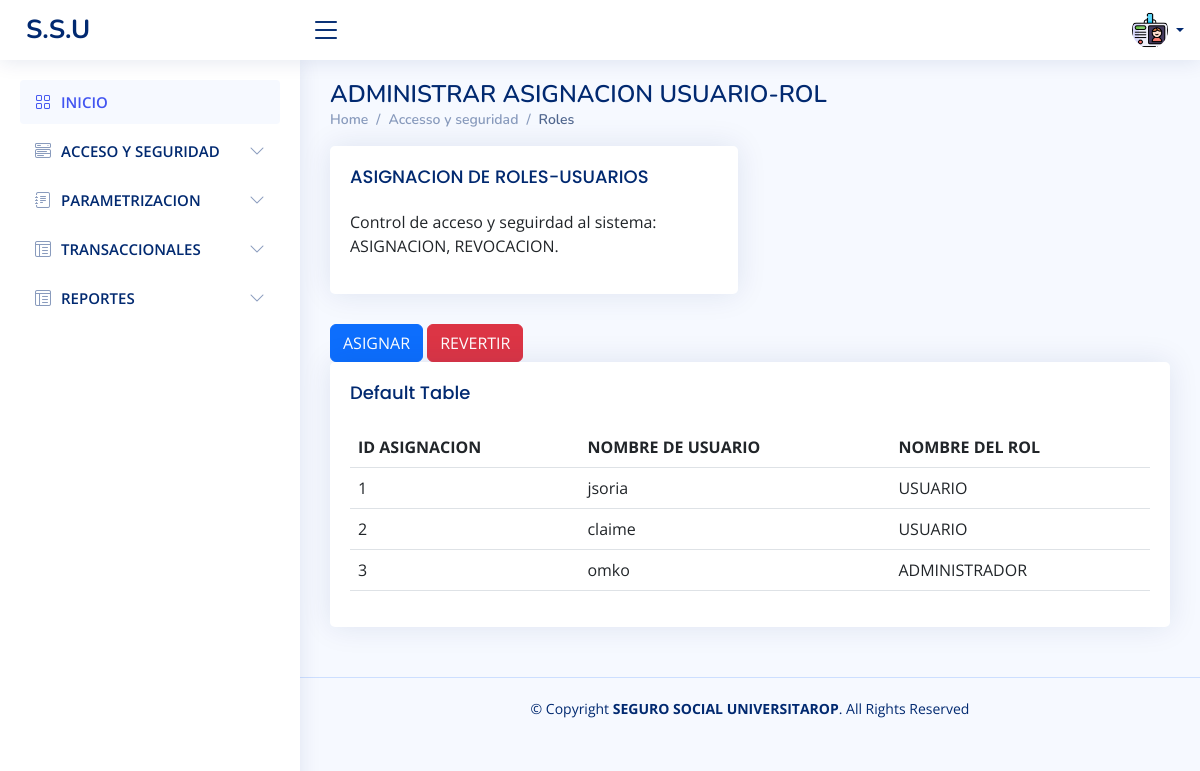
Screenshot of /CapaPresentacion/asignacion.php (signed in) with the database file from the repository.
### tables this page shows
CREATE TABLE `tasignacion` (
  `id_asignacion` int(11) NOT NULL,
  `id_usuario` int(11) DEFAULT NULL,
  `id_rol` int(11) DEFAULT NULL,
  `fecha_asignacion` datetime DEFAULT current_timestamp()
);

CREATE TABLE `tusuario` (
  `id_persona` int(11) DEFAULT NULL,
  `id_usuario` int(11) NOT NULL,
  `nombre_usuario` varchar(50) DEFAULT NULL,
  `pass_usuario` varchar(100) DEFAULT NULL,
  `estado` varchar(20) DEFAULT NULL
);

CREATE TABLE `trol` (
  `id_rol` int(11) NOT NULL,
  `nombre_rol` varchar(100) NOT NULL,
  `descripcion_rol` varchar(100) DEFAULT NULL,
  `estado_rol` varchar(2) DEFAULT NULL
);

### CapaDato/conexion.php (called while the page is built, shortened)
<?php
class Database {
    private $host = 'localhost';
    private $username = 'admin';
    private $password = 'admssu00$$';
    private $database = 'test';
    private $conn;
    public function __construct() {
        $this->conn = new mysqli($this->host, $this->username, $this->password, $this->database);
    }
    public function getConn() {
    return $this->conn;
    }
}
?>

### CapaNegocio/rol.php (called while the page is built, shortened)
<?php
require_once "../CapaDato/rolDAO.php";
require_once "../CapaDato/conexion.php";
require_once "usuario.php";
class rol{
    private $rolDAO;
    public function __construct(){
        $this->database = new Database();
        $this -> rolDAO = new rolDAO($this->database);
    }
    public function asignacion(){
        return $this->rolDAO->tasignacion();
    }
}
?>

### CapaDato/rolDAO.php (called while the page is built, shortened)
<?php
require_once('conexion.php');
class RolDAO {
    private $conn;
    public function __construct($database){
        $this->database = $database;
        $this->conn = $this->database->getConn();
    }
    public function tasignacion() {
        $sql = "SELECT
        a.id_asignacion,
        u.id_usuario,
        u.nombre_usuario,
        r.id_rol,
        r.nombre_rol
    FROM
        tasignacion a
    INNER JOIN
        tusuario u ON a.id_usuario = u.id_usuario
    INNER JOIN
        trol r ON a.id_rol = r.id_rol;";
        $stmt = $this->conn->prepare($sql);
        if ($stmt->execute()) {
            $result = $stmt->get_result();
            $asignaciones = $result->fetch_all(MYSQLI_ASSOC);
            return $asignaciones;
        } else {
            return false;
        }
    }
}
?>

### CapaNegocio/usuario.php (called while the page is built, shortened)
<?php
require_once "../CapaDato/usuarioDAO.php";
require_once "../CapaDato/conexion.php";
class Usuario {
    public function __construct($database) {
        $this->database = new Database();
    }
}
?>

### CapaDato/usuarioDAO.php (called while the page is built, shortened)
<?php
require_once('conexion.php');
class UsuarioDAO {
    public function __construct($database) {
        $this->database = $database;
    }
}
?>

### CapaPresentacion/asignacion.php (the view, shortened to what this page needs)
<?php
require_once "../CapaDato/conexion.php";
require_once "../CapaDato/rolDAO.php";
require_once "../CapaNegocio/rol.php";
require_once "../CapaDato/UsuarioDao.php";
$roles = new rol();
$tabladatos = $roles->asignacion();
?>
<!DOCTYPE html>
<html lang="en">
<head>
  <link href="assets/vendor/bootstrap/css/bootstrap.min.css" rel="stylesheet">
  <link href="assets/vendor/bootstrap-icons/bootstrap-icons.css" rel="stylesheet">
  <link href="assets/vendor/boxicons/css/boxicons.min.css" rel="stylesheet">
  <link href="assets/vendor/quill/quill.snow.css" rel="stylesheet">
  <link href="assets/vendor/quill/quill.bubble.css" rel="stylesheet">
  <link href="assets/vendor/remixicon/remixicon.css" rel="stylesheet">
  <link href="assets/vendor/simple-datatables/style.css" rel="stylesheet">
  <link href="assets/css/style.css" rel="stylesheet">
</head>
<body>
  <header id="header" class="header fixed-top d-flex align-items-center">
    <div class="d-flex align-items-center justify-content-between">
      <a href="index.php" class="logo d-flex align-items-center">
        <span class="d-none d-lg-block">S.S.U</span>
      </a>
      <i class="bi bi-list toggle-sidebar-btn"></i>
    </div>
    <nav class="header-nav ms-auto">
      <ul class="d-flex align-items-center">
        <li class="nav-item d-block d-lg-none">
        <li class="nav-item dropdown pe-3">
          <a class="nav-link nav-profile d-flex align-items-center pe-0" href="#" data-bs-toggle="dropdown">
            <img src="assets/img/tarjeta.png" alt="Profile" class="rounded-circle">
            <span class="d-none d-md-block dropdown-toggle ps-2"></span>
          </a>
        </li>
      </ul>
    </nav>
  </header>
  <aside id="sidebar" class="sidebar">
    <ul class="sidebar-nav" id="sidebar-nav">
      <li class="nav-item">
        <a class="nav-link " href="index.php">
          <i class="bi bi-grid"></i>
          <span>INICIO</span>
        </a>
      </li>
      <li class="nav-item">
        <a class="nav-link collapsed" data-bs-target="#components-nav" data-bs-toggle="collapse" href="#">
          <i class="bi bi-menu-button-wide"></i><span>ACCESO Y SEGURIDAD</span><i class="bi bi-chevron-down ms-auto"></i>
        </a>
      </li>
      <li class="nav-item">
        <a class="nav-link collapsed" data-bs-target="#forms-nav" data-bs-toggle="collapse" href="#">
          <i class="bi bi-journal-text"></i><span>PARAMETRIZACION</span><i class="bi bi-chevron-down ms-auto"></i>
        </a>
      </li>
      <li class="nav-item">
        <a class="nav-link collapsed" data-bs-target="#tables-nav" data-bs-toggle="collapse" href="#">
          <i class="bi bi-layout-text-window-reverse"></i><span>TRANSACCIONALES</span><i class="bi bi-chevron-down ms-auto"></i>
        </a>
      </li>
      <li class="nav-item">
        <a class="nav-link collapsed" data-bs-target="#tables-nav" data-bs-toggle="collapse" href="#">
          <i class="bi bi-layout-text-window-reverse"></i><span>REPORTES</span><i class="bi bi-chevron-down ms-auto"></i>
        </a>
      </li>
    </ul>
  </aside>
  <main id="main" class="main">
<div class="pagetitle">
  <h1>ADMINISTRAR ASIGNACION USUARIO-ROL</h1>
  <nav>
    <ol class="breadcrumb">
      <li class="breadcrumb-item"><a href="index.php">Home</a></li>
      <li class="breadcrumb-item">Accesso y seguridad</li>
      <li class="breadcrumb-item active">Roles</li>
    </ol>
  </nav>
</div>
<section class="section">
  <div class="row">
    <div class="col-lg-6">
      <div class="card">
        <div class="card-body">
          <h5 class="card-title">ASIGNACION DE ROLES-USUARIOS </h5>
          <p>Control de acceso y seguirdad al sistema: ASIGNACION, REVOCACION.</p>
        </div>
      </div>
    </div>
  </div>
          <a href="insert_asignacion.php" class="btn btn-primary">ASIGNAR</a>
          <a href="del_rol.php" class="btn btn-danger">REVERTIR</a>
</<section>
<div class="card">
        <div class="card-body">
          <h5 class="card-title">Default Table</h5>
          <table class="table">
            <thead>
              <tr>
                <th scope="col">ID ASIGNACION</th>
                <th scope="col">NOMBRE DE USUARIO</th>
                <th scope="col">NOMBRE DEL ROL</th>
              </tr>
            </thead>
            <tbody>
            <?php
            foreach ($tabladatos as $datorol){
              ?>
            <tr>
              <td><?php echo $datorol['id_asignacion']; ?> </td>
              <td><?php echo $datorol['nombre_usuario']; ?> </td>
              <td><?php echo $datorol['nombre_rol']; ?> </td>
            </tr>
              <?php
                }
              ?>
            </tbody>
          </table>
        </div>
      </div>
</main>
  <footer id="footer" class="footer">
    <div class="copyright">
      &copy; Copyright <strong><span>SEGURO SOCIAL UNIVERSITAROP</span></strong>. All Rights Reserved
    </div>
    <div class="credits">
    </div>
  </footer>
</body>
</html>

### CapaPresentacion/assets/css/style.css (style rules this page uses)
:root { scroll-behavior: smooth; }
body { font-family: "Open Sans", sans-serif; background: #f6f9ff; color: #444444; }
a { color: #4154f1; text-decoration: none; }
h1, h2, h3, h4, h5, h6 { font-family: "Nunito", sans-serif; }
#main { margin-top: 60px; padding: 20px 30px; transition: all 0.3s; }
.pagetitle { margin-bottom: 10px; }
.pagetitle h1 { font-size: 24px; margin-bottom: 0; font-weight: 600; color: #012970; }
.card { margin-bottom: 30px; border: none; border-radius: 5px; box-shadow: 0px 0 30px rgba(1, 41, 112, 0.1); }
.card-title { padding: 20px 0 15px 0; font-size: 18px; font-weight: 500; color: #012970; font-family: "Poppins", sans-serif; }
.card-body { padding: 0 20px 20px 20px; }
.breadcrumb { font-size: 14px; font-family: "Nunito", sans-serif; color: #899bbd; font-weight: 600; }
.breadcrumb a { color: #899bbd; transition: 0.3s; }
.breadcrumb .breadcrumb-item::before { color: #899bbd; }
.breadcrumb .active { color: #51678f; font-weight: 600; }
.logo { line-height: 1; }
@media (min-width: 1200px) { .logo { width: 280px; } }
.logo span { font-size: 26px; font-weight: 700; color: #012970; font-family: "Nunito", sans-serif; }
.header { transition: all 0.5s; z-index: 997; height: 60px; box-shadow: 0px 2px 20px rgba(1, 41, 112, 0.1); background-color: #fff; padding-left: 20px; }
.header .toggle-sidebar-btn { font-size: 32px; padding-left: 10px; cursor: pointer; color: #012970; }
.header-nav ul { list-style: none; }
.header-nav>ul { margin: 0; padding: 0; }
.header-nav .nav-profile { color: #012970; }
.header-nav .nav-profile img { max-height: 36px; }
.header-nav .nav-profile span { font-size: 14px; font-weight: 600; }
.sidebar { position: fixed; top: 60px; left: 0; bottom: 0; width: 300px; z-index: 996; transition: all 0.3s; padding: 20px; overflow-y: auto; scrollbar-width: thin; scrollbar-color: #aab7cf transparent; box-shadow: 0px 0px 20px rgba(1, 41, 112, 0.1); background-color: #fff; }
@media (min-width: 1200px) { #main, #footer { margin-left: 300px; } }
.sidebar-nav { padding: 0; margin: 0; list-style: none; }
.sidebar-nav li { padding: 0; margin: 0; list-style: none; }
.sidebar-nav .nav-item { margin-bottom: 5px; }
.sidebar-nav .nav-link { display: flex; align-items: center; font-size: 15px; font-weight: 600; color: #4154f1; transition: 0.3; background: #f6f9ff; padding: 10px 15px; border-radius: 4px; }
.sidebar-nav .nav-link i { font-size: 16px; margin-right: 10px; color: #4154f1; }
.sidebar-nav .nav-link.collapsed { color: #012970; background: #fff; }
.sidebar-nav .nav-link.collapsed i { color: #899bbd; }
.sidebar-nav .nav-link .bi-chevron-down { margin-right: 0; transition: transform 0.2s ease-in-out; }
.footer { padding: 20px 0; font-size: 14px; transition: all 0.3s; border-top: 1px solid #cddfff; }
.footer .copyright { text-align: center; color: #012970; }
.footer .credits { padding-top: 5px; text-align: center; font-size: 13px; color: #012970; }

### rows the page displays
tasignacion: id_asignacion "1", id_usuario.nombre_usuario "jsoria", id_rol.nombre_rol "USUARIO"
tasignacion: id_asignacion "2", id_usuario.nombre_usuario "claime", id_rol.nombre_rol "USUARIO"
tasignacion: id_asignacion "3", id_usuario.nombre_usuario "omko", id_rol.nombre_rol "ADMINISTRADOR"
